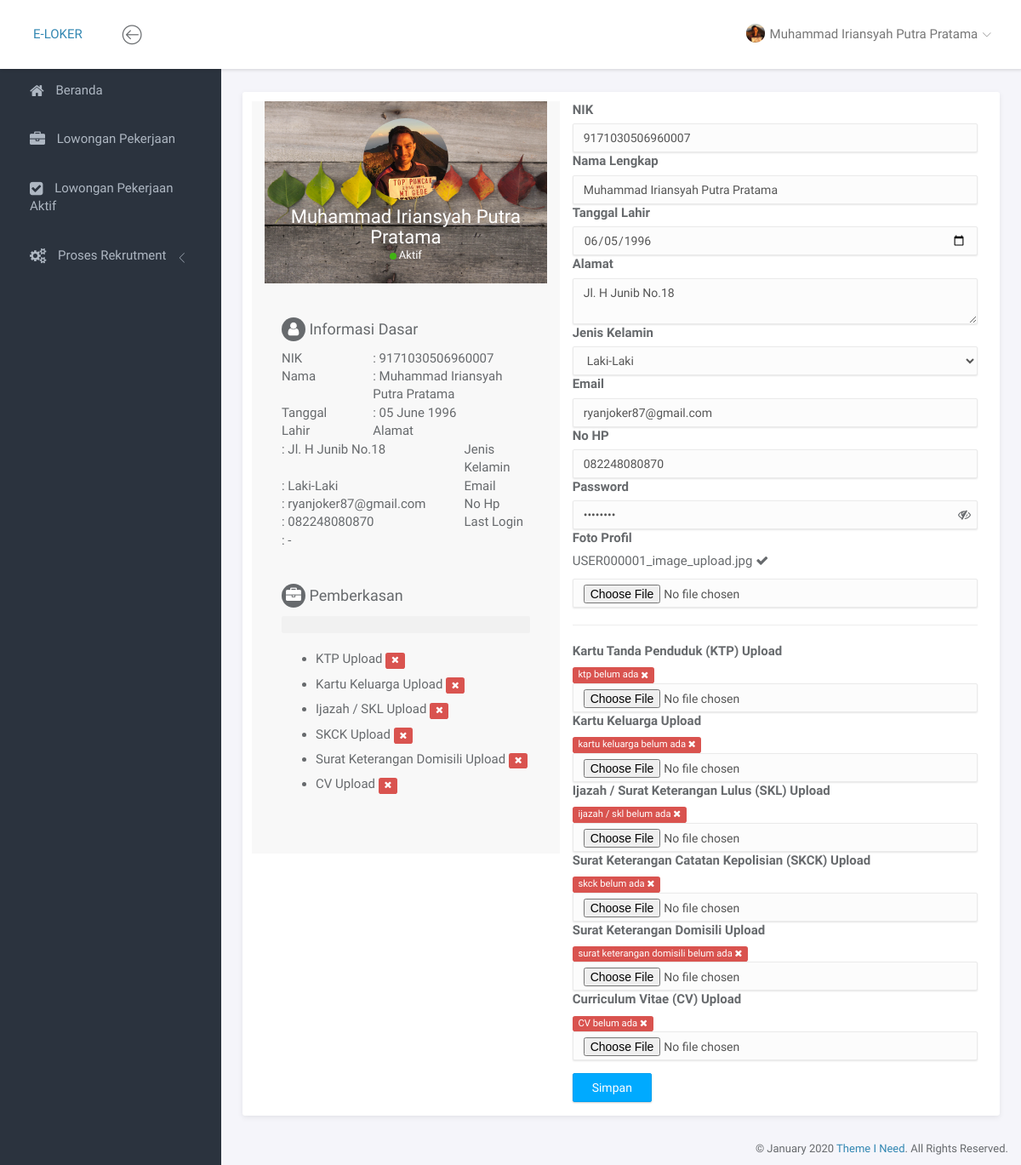
The app's page /portal/index.php?page=profil (signed in), older data.
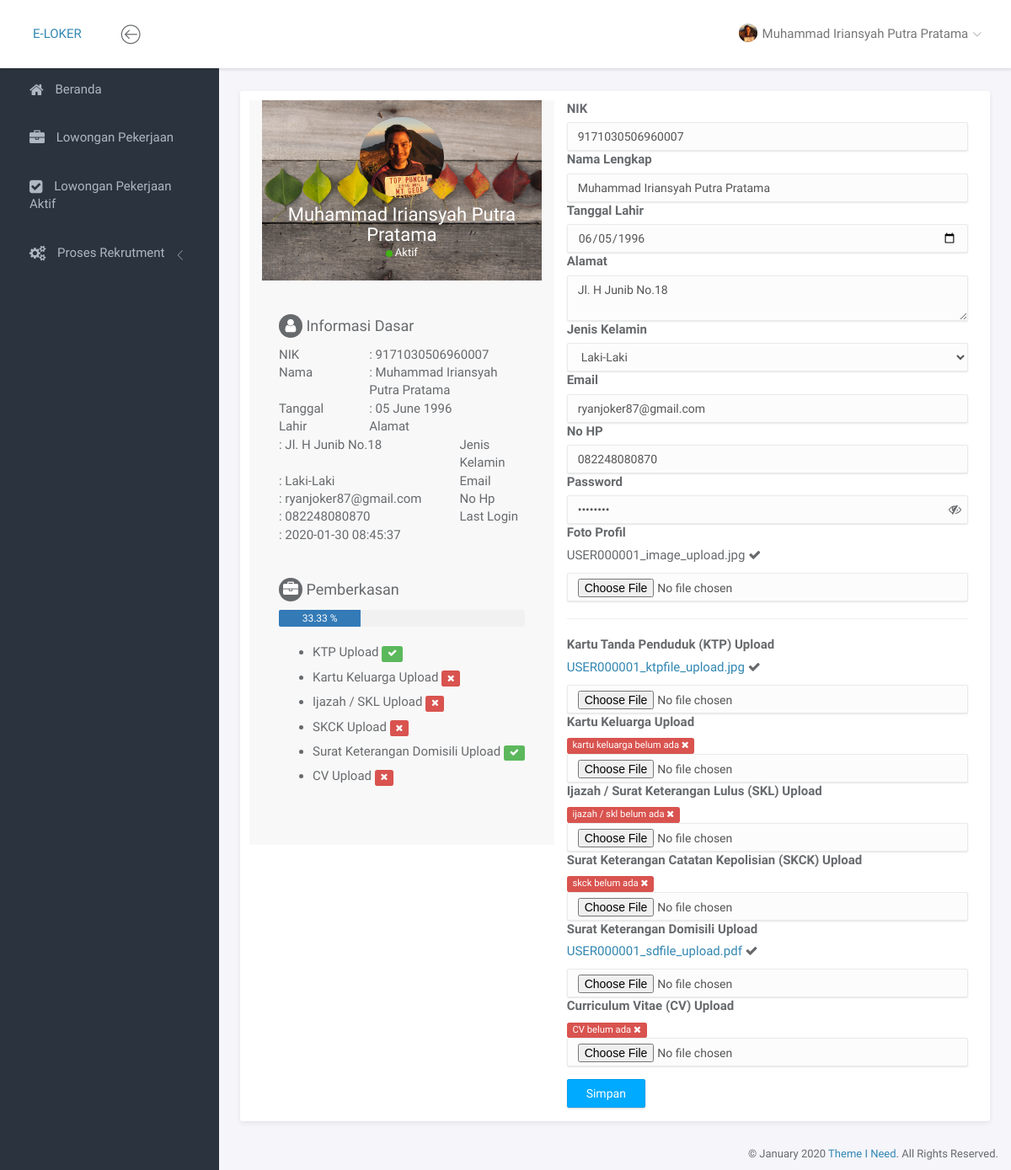
The same page, newer data.
### tables this page shows
CREATE TABLE `user` (
  `id` varchar(11) NOT NULL,
  `nik` varchar(16) DEFAULT NULL,
  `nama_lengkap` varchar(50) DEFAULT NULL,
  `tgl_lahir` date DEFAULT NULL,
  `alamat` text DEFAULT NULL,
  `jenis_kelamin` enum('L','P') DEFAULT NULL,
  `email` varchar(40) DEFAULT NULL,
  `no_hp` varchar(12) DEFAULT NULL,
  `password` varchar(10) DEFAULT NULL,
  `image_url` varchar(100) DEFAULT NULL,
  `login_terakhir` timestamp NULL DEFAULT NULL
);

CREATE TABLE `pemberkasan` (
  `id` int(10) NOT NULL,
  `user_id` varchar(11) DEFAULT NULL,
  `file_ktp_upload` varchar(100) DEFAULT NULL,
  `file_kk_upload` varchar(100) DEFAULT NULL,
  `file_ijazah_skl_upload` varchar(100) DEFAULT NULL,
  `file_skck_upload` varchar(100) DEFAULT NULL,
  `file_surat_domisili_upload` varchar(100) DEFAULT NULL,
  `file_cv_upload` varchar(100) DEFAULT NULL,
  `pemberkasan_nilai` int(3) DEFAULT NULL,
  `pemberkasan_bobot` int(3) DEFAULT NULL
);

### portal/service.php (called while the page is built, shortened)
<?php
if ($_SESSION['role'] == 2) {
    $getdatauser = mysqli_query($conn, "SELECT * FROM user WHERE email='$_SESSION[email]'");
    $auth = mysqli_fetch_array($getdatauser);
    $getdataberkas = mysqli_query($conn, "SELECT * FROM pemberkasan WHERE user_id='$auth[id]'");
    $pemberkasan = mysqli_fetch_array($getdataberkas);
} else {
    $getdatauser = mysqli_query($conn, "SELECT * FROM admin WHERE email='$_SESSION[email]'");
    $auth = mysqli_fetch_array($getdatauser);
}
?>

### portal/page/pendaftar/profil/profil.php (the view, shortened to what the changed rows need)
<?php
    $tmp = 0;
    for ($a=2;$a<=7;$a++) {
        if ($pemberkasan[$a] !== null){
            $tmp += 1;
        }
    }
    $presentasi = round(($tmp*100/6), 2);
?>
<div class="panel panel-headline">
    <div class="panel-body">
        <div class="row">
            <div class="col-md-5" style="background: #f8f8f8;">
                <div class="profile-header">
                    <div class="profile-main">
                        <img src="<?= $auth['image_url'] !== null ? 'file/gambar/'.$auth['image_url'] : 'assets/img/admin.png'  ?>" class="img-circle" width="100">
                        <h3 class="name"><?= $auth['nama_lengkap'] !== null ? $auth['nama_lengkap'] : $auth['email'] ?></h3>
                        <span class="online-status status-available">Aktif</span>
                    </div>
                </div>
                <div class="profile-detail">
                    <div class="profile-info">
                        <h4><i class="fa fa-user box-circle"></i> Informasi Dasar</h4>
                        <div class="row">
                        <div class="col-md-4">NIK</div>
                        <div class="col-md-8">: <?= $auth['nik'] !== null ? $auth['nik'] : '-' ?></div>
                        <div class="col-md-4">Nama</div>
                        <div class="col-md-8">: <?= $auth['nama_lengkap'] !== null ? $auth['nama_lengkap'] : '-' ?></div>
                        <div class="col-md-4">Tanggal Lahir</div>
                        <div class="col-md-8">: <?= date('d F Y', strtotime($auth['tgl_lahir'])) ?></div>
                        <div class="col-md-4">Alamat</div>
                        <div class="col-md-8">: <?= $auth['alamat'] ?></div>
                        <div class="col-md-4">Jenis Kelamin</div>
                        <div class="col-md-8">: <?= $auth['jenis_kelamin'] !== null ? $auth['jenis_kelamin'] == 'L' ? 'Laki-Laki' : 'Perempuan' : '-' ?></div>
                        <div class="col-md-4">Email</div>
                        <div class="col-md-8">: <?= $auth['email'] !== null ? $auth['email'] : '-' ?></div>
                        <div class="col-md-4">No Hp</div>
                        <div class="col-md-8">: <?= $auth['no_hp'] !== null ? $auth['no_hp'] : '-' ?></div>
                        <div class="col-md-4">Last Login</div>
                        <div class="col-md-8">: <?= $auth['login_terakhir'] !== null ? $auth['login_terakhir'] : '-' ?></div>
                        </div>
                    </div>
                    <div class="profile-info">
                        <h4><i class="fa fa-briefcase box-circle"></i> Pemberkasan</h4>
                        <div class="progress">
                            <div class="progress-bar" role="progressbar" aria-valuenow="<?= $presentasi ?>" aria-valuemin="0" aria-valuemax="100" style="width: <?= $presentasi ?>%">
                                <?= $presentasi > 0 ? $presentasi.' %' : '' ?>
                            </div>
                        </div>
                        <ul>
                            <li>KTP Upload <?= $pemberkasan[2] === null ? '<span class="label label-danger"><i class="fa fa-remove"></i><span>' : '<span class="label label-success"><i class="fa fa-check"></i><span>' ?></li>
                            <li>Kartu Keluarga Upload <?= $pemberkasan[3] === null ? '<span class="label label-danger"><i class="fa fa-remove"></i><span>' : '<span class="label label-success"><i class="fa fa-check"></i><span>' ?></li>
                            <li>Ijazah / SKL Upload <?= $pemberkasan[4] === null ? '<span class="label label-danger"><i class="fa fa-remove"></i><span>' : '<span class="label label-success"><i class="fa fa-check"></i><span>' ?> </li>
                            <li>SKCK Upload <?= $pemberkasan[5] === null ? '<span class="label label-danger"><i class="fa fa-remove"></i><span>' : '<span class="label label-success"><i class="fa fa-check"></i><span>' ?></li>
                            <li>Surat Keterangan Domisili Upload <?= $pemberkasan[6] === null ? '<span class="label label-danger"><i class="fa fa-remove"></i><span>' : '<span class="label label-success"><i class="fa fa-check"></i><span>' ?></li>
                            <li>CV Upload <?= $pemberkasan[7] === null ? '<span class="label label-danger"><i class="fa fa-remove"></i><span>' : '<span class="label label-success"><i class="fa fa-check"></i><span>' ?></li>
                        </ul>
                    </div>
                </div>
            </div>
            <div class="col-md-7">
                <form action="?page=profil" method="post" enctype="multipart/form-data">
                    <div class="row">
                        <div class="col-md-12">
                            <div clas="form-group">
                                <label>NIK</label>
                                <input class="form-control" type="text" name="nik" placeholder="isikan nik anda ..." value="<?= $auth['nik'] ?>" maxlength="16" autocomplete="OFF">
                            </div>
                        </div>
                    </div>
                    <div class="row">
                        <div class="col-md-12">
                            <div clas="form-group">
                                <label>Nama Lengkap</label>
                                <input class="form-control" type="text" name="namalengkap" placeholder="isikan nama lengkap anda ..." value="<?= $auth['nama_lengkap'] ?>" autocomplete="OFF">
                            </div>
                        </div>
                    </div>
                    <div class="row">
                        <div class="col-md-12">
                            <div clas="form-group">
                                <label>Tanggal Lahir</label>
                                <input class="form-control" type="date" name="tgllahir" placeholder="isikan nama lengkap anda ..." value="<?= date('Y-m-d', strtotime($auth['tgl_lahir'])) ?>" autocomplete="OFF">
                            </div>
                        </div>
                    </div>
                    <div class="row">
                        <div class="col-md-12">
                            <div clas="form-group">
                                <label>Alamat</label>
                                <textarea class="form-control" name="alamat"><?= $auth['alamat'] ?></textarea>
                            </div>
                        </div>
                    </div>
                    <div class="row">
                        <div class="col-md-12">
                            <div clas="form-group">
                                <label>Jenis Kelamin</label>
                                <select class="form-control" name="jeniskelamin">
                                    <option value="L" <?= $auth['jenis_kelamin'] == 'L' ? 'selected' : '' ?>>Laki-Laki</option>
                                </select>
                            </div>
                        </div>
                    </div>
                    <div class="row">
                        <div class="col-md-12">
                            <div clas="form-group">
                                <label>Email</label>
                                <input class="form-control" type="email" name="email" placeholder="isikan alamat email anda ..." value="<?= $auth['email'] ?>" autocomplete="OFF">
                            </div>
                        </div>
                    </div>
                    <div class="row">
                        <div class="col-md-12">
                            <div clas="form-group">
                                <label>No HP</label>
                                <input class="form-control" type="text" name="nohp" placeholder="isikan no hp anda ..." value="<?= $auth['no_hp'] ?>" maxlength="12" autocomplete="OFF">
                            </div>
                        </div>
                    </div>
                    <div class="row">
                        <div class="col-md-12">
                            <div clas="form-group">
                                <label>Password</label>
                                <input id="password-field" name="password" maxlength="10" type="password" class="form-control" value="<?= $auth['password'] ?>" autocomplete="OFF" >
                                <span toggle="#password-field" class="fa fa-eye-slash field-icon toggle-password"></span>
                            </div>
                        </div>
                    </div>
                    <div class="row">
                        <div class="col-md-12">
                            <div clas="form-group">
                                <label>Foto Profil</label>
                                <?= $auth['image_url'] !== null ? '<p>'.$auth['image_url'].' <i class="fa fa-check"></i></p>' : '<br /><span class="label label-danger">foto profil belum ada <i class="fa fa-remove"></i></span>' ?>
                                <input class="form-control" type="file" name="imageurl">
                            </div>
                        </div>
                    </div>
                    <hr>
                    <div class="row">
                        <div class="col-md-12">
                            <div clas="form-group">
                                <label>Kartu Tanda Penduduk (KTP) Upload</label>
                                <?= $pemberkasan[2] !== null ? '<p><a target="_blank" href="file/pemberkasan/'.$pemberkasan[2].'">'.$pemberkasan[2].'</a> <i class="fa fa-check"></i></p>' : '<br /><span class="label label-danger">ktp belum ada <i class="fa fa-remove"></i></span>' ?>
                                <input class="form-control" type="file" name="ktpfile">
                            </div>
                        </div>
                    </div>
                    <div class="row">
                        <div class="col-md-12">
                            <div clas="form-group">
                                <label>Kartu Keluarga Upload</label>
                                <?= $pemberkasan[3] !== null ? '<p><a target="_blank" href="file/pemberkasan/'.$pemberkasan[3].'">'.$pemberkasan[3].'</a> <i class="fa fa-check"></i></p>' : '<br /><span class="label label-danger">kartu keluarga belum ada <i class="fa fa-remove"></i></span>' ?>
                                <input class="form-control" type="file" name="kkfile">
                            </div>
                        </div>
                    </div>
                    <div class="row">
                        <div class="col-md-12">
                            <div clas="form-group">
                                <label>Ijazah / Surat Keterangan Lulus (SKL) Upload</label>
                                <?= $pemberkasan[4] !== null ? '<p><a target="_blank" href="file/pemberkasan/'.$pemberkasan[4].'">'.$pemberkasan[4].'</a> <i class="fa fa-check"></i></p>' : '<br /><span class="label label-danger">ijazah / skl belum ada <i class="fa fa-remove"></i></span>' ?>
                                <input class="form-control" type="file" name="ijazahfile">
                            </div>
                        </div>
                    </div>
                    <div class="row">
                        <div class="col-md-12">
                            <div clas="form-group">
                                <label>Surat Keterangan Catatan Kepolisian (SKCK) Upload</label>
                                <?= $pemberkasan[5] !== null ? '<p><a target="_blank" href="file/pemberkasan/'.$pemberkasan[5].'">'.$pemberkasan[5].'</a> <i class="fa fa-check"></i></p>' : '<br /><span class="label label-danger">skck belum ada <i class="fa fa-remove"></i></span>' ?>
                                <input class="form-control" type="file" name="skckfile">
                            </div>
                        </div>
                    </div>
                    <div class="row">
                        <div class="col-md-12">
                            <div clas="form-group">
                                <label>Surat Keterangan Domisili Upload</label>
                                <?= $pemberkasan[6] !== null ? '<p><a target="_blank" href="file/pemberkasan/'.$pemberkasan[6].'">'.$pemberkasan[6].'</a> <i class="fa fa-check"></i></p>' : '<br /><span class="label label-danger">surat keterangan domisili belum ada <i class="fa fa-remove"></i></span>' ?>
                                <input class="form-control" type="file" name="sdfile">
                            </div>
                        </div>
                    </div>
                    <div class="row">
                        <div class="col-md-12">
                            <div clas="form-group">
                                <label>Curriculum Vitae (CV) Upload</label>
                                <?= $pemberkasan[7] !== null ? '<p><a target="_blank" href="file/pemberkasan/'.$pemberkasan[7].'">'.$pemberkasan[7].'</a> <i class="fa fa-check"></i></p>' : '<br /><span class="label label-danger">CV belum ada <i class="fa fa-remove"></i></span>' ?>
                                <input class="form-control" type="file" name="cvfile">
                            </div>
                        </div>
                    </div>
                    <div class="row" style="margin-top:15px;">
                        <div class="col-md-12">
                            <div clas="form-group">
                                <input class="btn btn-primary" type="submit" name="submit" value="Simpan">
                            </div>
                        </div>
                    </div>
                </form>
            </div>
        </div>
    </div>
</div>

### portal/header.php (shortened to what the changed rows need)
<nav class="navbar navbar-default navbar-fixed-top">
	<div class="brand">
		<a href="?page=beranda">E-LOKER</a>
	</div>
	<div class="container-fluid">
		<div class="navbar-btn">
			<button type="button" class="btn-toggle-fullwidth"><i class="lnr lnr-arrow-left-circle"></i></button>
		</div>
		<div id="navbar-menu">
			<ul class="nav navbar-nav navbar-right">
				<li class="dropdown">
					<a href="#" class="dropdown-toggle" data-toggle="dropdown"><img src="<?= $_SESSION['role'] == 2 ? $auth['image_url'] !== null ? 'file/gambar/'.$auth['image_url'] : 'assets/img/admin.png' : 'assets/img/admin.png' ?>" class="img-circle" alt="Avatar"> <span><?= isset($auth['nama_lengkap']) ? $auth['nama_lengkap'] : $auth['email']  ?></span> <i class="icon-submenu lnr lnr-chevron-down"></i></a>
				</li>
			</ul>
		</div>
	</div>
</nav>

Row changes from the older to the newer data that the page shows:
changed user "Muhammad Iriansyah Putra Pratama": login_terakhir (not shown) → "2020-01-30 08:45:37"
now on this page (row edited): pemberkasan: file_ktp_upload "USER000001_ktpfile_upload.jpg", file_surat_domisili_upload "USER000001_sdfile_upload.pdf"
Text that changed along with them:
$presentasi: (not shown) → "33.33"
text no longer shown: "- ktp belum ada surat keterangan domisili belum ada"
